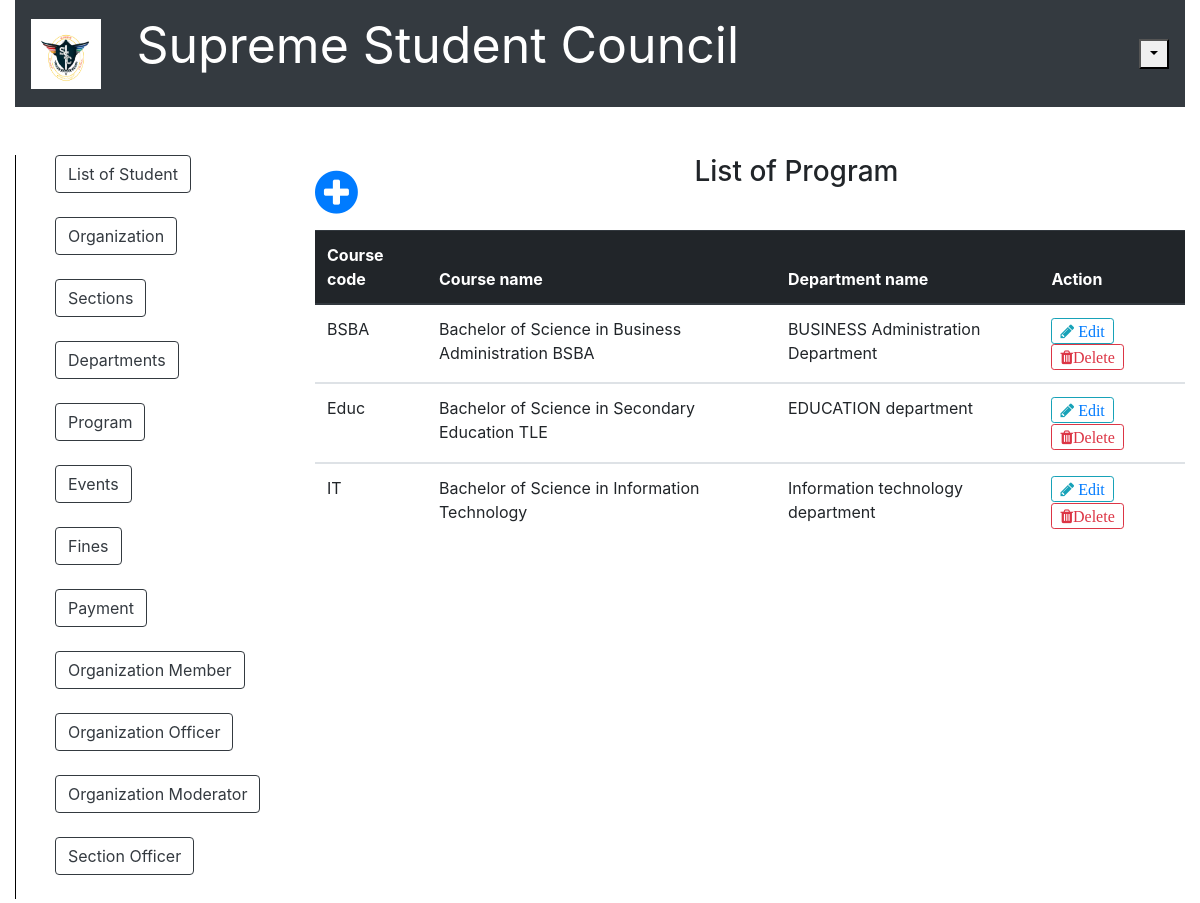
Page /list_of_program.php on the earlier database version.
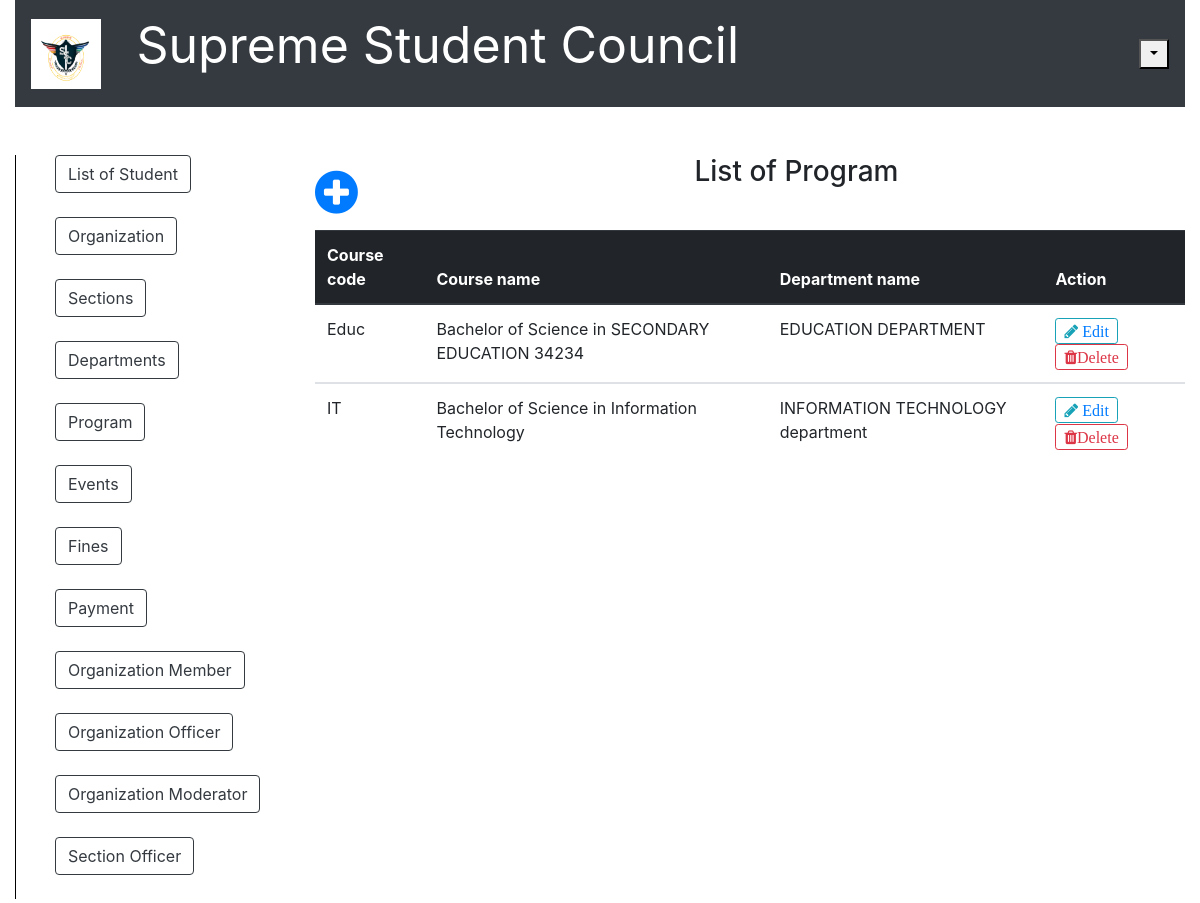
Same page on the later database version.
### tables this page shows
CREATE TABLE `program` (
  `course_code` varchar(10) NOT NULL,
  `course_name` varchar(100) NOT NULL,
  `department_code` char(10) NOT NULL
);

CREATE TABLE `department` (
  `department_code` char(10) NOT NULL,
  `department_name` varchar(100) NOT NULL
);

### list_of_program.php (the view, shortened to what this page needs)
<?php include('server.php'); ?>
<!DOCTYPE html>
<html>
<head>
		<link rel="stylesheet" href="bootstrap/css/bootstrap.min.css">
		<link rel = "stylesheet" href = "font-awesome-4.7.0/font-awesome-4.7.0/css/font-awesome.min.css">
		<link href = "css/style.css" rel = "stylesheet" type = "text/css" >
</head>
<body>
	<div class="container-fluid">
		<nav class="navbar navbar-expand-lg navbar-dark bg-dark">
		   <a href = "index.php"><img src = "ssc.PNG" style=" height:70px; width:70px;"></a>
		  <div class="collapse navbar-collapse" id="navbarTogglerDemo03">
		    	</center><p style="color:white; font-size: 50px; margin-right: 400px;">Supreme Student Council<strong></strong></p>
		    	<div class="btn-group">
							<button type="button" class=" dropdown-toggle dropdown-toggle-split" data-toggle="dropdown" aria-haspopup="true" aria-expanded="false"></button>
				</div>
		  </div>
		</nav>
	</div>
	<br /><br />
	<div class="container-fluid">
		<div class="row">
			<div class="col-sm-2" >
				<div class="vertical_line">
				<ul style="list-style: none;">
					<li><a href = "list_of_student.php"><button type="button" class="btn btn-outline-dark">List of Student</button></a></li><br />
					<li><a href ="list_of_organization.php"><button type="button" class="btn btn-outline-dark">Organization</button></a></li><br />
					<li><a href ="list_of_section.php"><button type="button" class="btn btn-outline-dark">Sections</button></a></li><br />
					<li><a href ="list_of_department.php"><button type="button" class="btn btn-outline-dark">Departments</button></a></li><br />
					<li><a href ="list_of_program.php"><button type="button" class="btn btn-outline-dark">Program</button></a></li><br />
					<li><a href ="list_of_event.php"><button type="button" class="btn btn-outline-dark">Events</button></a></li><br />
					<li><a href ="fines.php"><button type="button" class="btn btn-outline-dark">Fines</button></a></li><br />
					<li><a href ="payment.php"><button type="button" class="btn btn-outline-dark">Payment</button></a></li><br />
					<li><a href ="list_of_organization_member.php"><button type="button" class="btn btn-outline-dark">Organization Member</button></a></li><br />
					<li><a href ="list_of_organization_officer.php"><button type="button" class="btn btn-outline-dark">Organization Officer</button></a></li><br />
					<li><a href ="list_of_organization_moderator.php"><button type="button" class="btn btn-outline-dark">Organization Moderator</button></a></li><br />
					<li><a href ="list_of_section_officer.php"><button type="button" class="btn btn-outline-dark">Section Officer</button></a></li><br />
				</ul>
				</div>
			</div>
			<div class="col-sm-1" >
			</div>
			<div class="col-sm-9">
				<a href = "add_new_program.php"><span style="float: left; font-size: 50px; margin-right: 50px;"><i class="fa fa-plus-circle" font-size = "50px"></i></span></a>
				<center><h3>List of Program</h3></center><br />
				<?php $results = mysqli_query($db, "SELECT * FROM program,department WHERE program.department_code = department.department_code"); ?>
				<table class="table">
				  <thead class="thead-dark">
				    <tr>
				      <th scope="col">Course code</th>
				      <th scope="col">Course name</th>
				      <th scope="col">Department name</th>
				      <th scope="col">Action</th>
				    </tr>
				  </thead>
				  <?php while ($row = mysqli_fetch_array($results)){ ?>
				  <tbody>
				    <tr>
				      <td><?php echo $row['course_code']?></td>
				      <td><?php echo $row['course_name']?></td>
				      <td><?php echo $row['department_name']?></td>
				      <td>
								<button type="button" class="btn btn-outline-info btn-sm fa fa-pencil"><a href="update_program.php?edit=<?php echo $row['course_code']; ?>"> Edit </a></button>
								<button type="button" class="btn btn-outline-danger btn-sm fa fa-trash" data-toggle="modal" data-target="#exampleModal">Delete</button>
							</td>
				    </tr>
				  </tbody>
				  <?php
  				  } ?>
				</table>
			</div>
		</div>
	</div>
</body>
</html>

Differences in the rows shown:
removed program: course_code "BSBA", course_name "Bachelor of Science in Business Administration BSBA", department_code.department_name "BUSINESS Administration Department"
changed program "Educ": course_name "Bachelor of Science in Secondary Education TLE" → "Bachelor of Science in SECONDARY EDUCATION 34234"; department_code.department_name "EDUCATION department" → "EDUCATION DEPARTMENT"
changed through a linked row, program "IT": department_code.department_name "Information technology department" → "INFORMATION TECHNOLOGY department"
